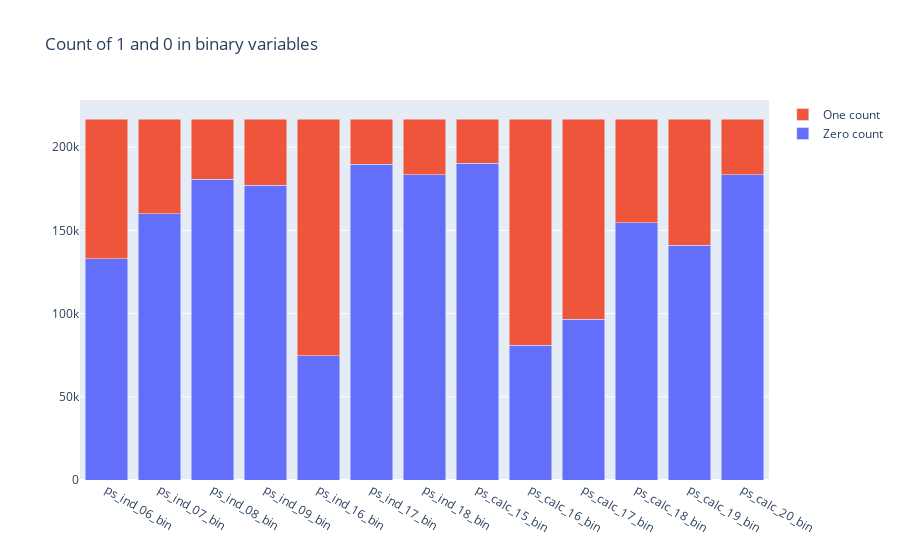

Source (notebook cell):
### Code cell
## 이항 피쳐 시각화

bin_col = [col for col in df.columns if '_bin' in col]
zero_list = []
one_list = []

for col in bin_col:
    zero_list.append((df[col]==0).sum())
    one_list.append((df[col]==1).sum())
    
trace1 = go.Bar(
    x=bin_col,
    y=zero_list ,
    name='Zero count'
)
trace2 = go.Bar(
    x=bin_col,
    y=one_list,
    name='One count'
)

data = [trace1, trace2]
layout = go.Layout(
    barmode='stack',
    title='Count of 1 and 0 in binary variables'
)

fig = go.Figure(data=data, layout=layout)    
py.iplot(fig, filename='stacked-bar')

### Figure 1 — Plotly figure (JSON) as saved in the notebook; plotly's stock layout.template omitted (floating-point values rounded to 4 significant figures)
{"data": [{"name": "Zero count", "type": "bar", "x": ["ps_ind_06_bin", "ps_ind_07_bin", "ps_ind_08_bin", "ps_ind_09_bin", "ps_ind_16_bin", "ps_ind_17_bin", "ps_ind_18_bin", "ps_calc_15_bin", "ps_calc_16_bin", "ps_calc_17_bin", "ps_calc_18_bin", "ps_calc_19_bin", "ps_calc_20_bin"], "y": [133002, 159940, 180791, 177087, 74797, 189788, 183361, 190382, 80947, 96495, 154683, 141188, 183548]}, {"name": "One count", "type": "bar", "x": ["ps_ind_06_bin", "ps_ind_07_bin", "ps_ind_08_bin", "ps_ind_09_bin", "ps_ind_16_bin", "ps_ind_17_bin", "ps_ind_18_bin", "ps_calc_15_bin", "ps_calc_16_bin", "ps_calc_17_bin", "ps_calc_18_bin", "ps_calc_19_bin", "ps_calc_20_bin"], "y": [83938, 57000, 36149, 39853, 142143, 27152, 33579, 26558, 135993, 120445, 62257, 75752, 33392]}], "layout": {"barmode": "stack", "title": {"text": "Count of 1 and 0 in binary variables"}}}
